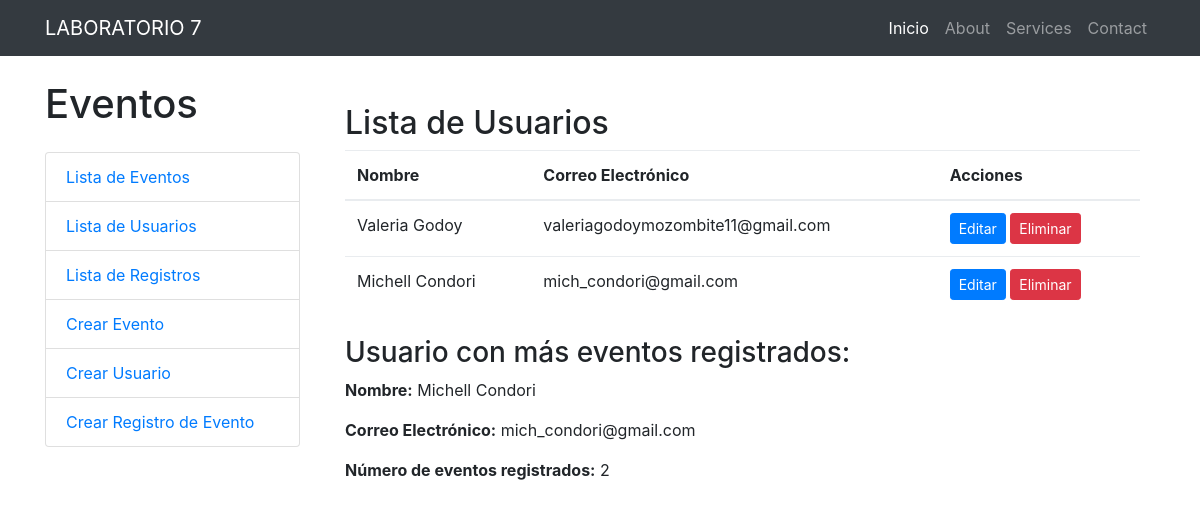
The page /eventos/lista_usuarios/ on the database its author committed.
### eventos/models.py (models this page shows, shortened)
class Usuario(models.Model):
    nombre = models.CharField(max_length=100)
    email = models.EmailField()

### eventos/views.py (the view)
# urls.py: path('lista_usuarios/', views.lista_usuarios, name='lista_usuarios'),
def lista_usuarios(request):
    usuarios = Usuario.objects.all()
    usuarios_con_eventos = Usuario.objects.annotate(num_eventos=Count('registroevento')).order_by('-num_eventos')
    usuario_con_mas_eventos = usuarios_con_eventos.first()
    return render(request, 'lista_usuarios.html', {'usuarios': usuarios, 'usuario_con_mas_eventos': usuario_con_mas_eventos})

### eventos/templates/lista_usuarios.html (shortened to what this page needs)
{% extends "layout.html" %}
{% block eventos %}
            <a href="{% url 'lista_eventos' %}" class="list-group-item">Lista de Eventos</a>
            <a href="{% url 'lista_usuarios' %}" class="list-group-item">Lista de Usuarios</a>
            <a href="{% url 'lista_registros_evento' %}" class="list-group-item">Lista de Registros</a>
            <a href="{% url 'crear_evento' %}" class="list-group-item">Crear Evento</a>
            <a href="{% url 'crear_usuario' %}" class="list-group-item">Crear Usuario</a>
            <a href="{% url 'crear_registro_evento' %}" class="list-group-item">Crear Registro de Evento</a>
{% endblock %}
{% block content %}
<body>
    <div class="container mt-5">
        <h2>Lista de Usuarios</h2>
        <table class="table">
            <thead>
                <tr>
                    <th scope="col">Nombre</th>
                    <th scope="col">Correo Electrónico</th>
                    <th scope="col">Acciones</th>
                </tr>
            </thead>
            <tbody>
                {% for usuario in usuarios %}
                <tr>
                    <td>{{ usuario.nombre }}</td>
                    <td>{{ usuario.email }}</td>
                    <td>
                        <a href="{% url 'editar_usuario' usuario.id %}" class="btn btn-primary btn-sm">Editar</a>
                        <button type="button" class="btn btn-danger btn-sm" data-toggle="modal" data-target="#eliminarUsuarioModal{{ usuario.id }}">
                            Eliminar
                        </button>
                    </td>
                </tr>
                {% empty %}
                <tr>
                    <td colspan="3">No hay usuarios disponibles.</td>
                </tr>
                {% endfor %}
            </tbody>
        </table>
        <div class="mt-4">
            <h3>Usuario con más eventos registrados:</h3>
            {% if usuario_con_mas_eventos %}
                <p><strong>Nombre:</strong> {{ usuario_con_mas_eventos.nombre }}</p>
                <p><strong>Correo Electrónico:</strong> {{ usuario_con_mas_eventos.email }}</p>
                <p><strong>Número de eventos registrados:</strong> {{ usuario_con_mas_eventos.registroevento_set.count }}</p>
            {% else %}
                <p>No hay usuarios con eventos registrados.</p>
            {% endif %}
        </div>
    </div>
</body>
</html>
{% endblock %}

### eventos/static/css/shop.css (style rules this page uses)
body { padding-top: 54px; }
@media (min-width: 992px) { body { padding-top: 56px; } }

### rows shown on the page
Usuario: nombre "Valeria Godoy", email "valeriagodoymozombite11@gmail.com"
Usuario: nombre "Michell Condori", email "mich_condori@gmail.com", registroevento_set.count "2"
